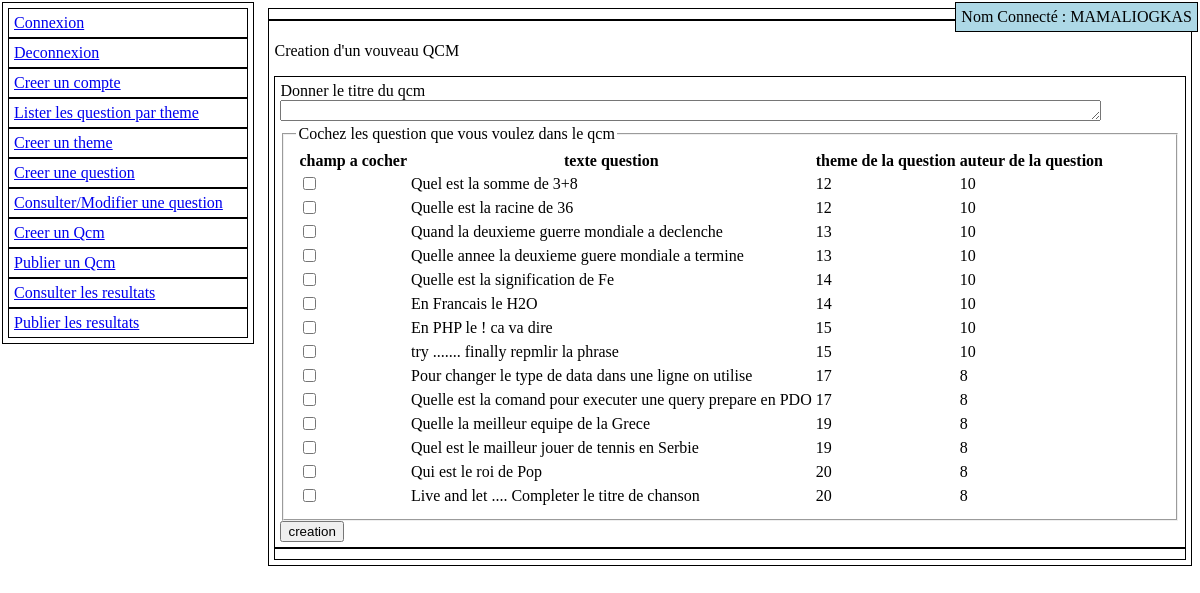
Page /index.php?action=creer_qcm (signed in) on the committed database.
### tables this page shows
CREATE TABLE IF NOT EXISTS `question` (
  `idQuestion` int(8) NOT NULL AUTO_INCREMENT,
  `auteur` int(8) NOT NULL,
  `theme` int(8) NOT NULL,
  `reponseCorrect` tinyint(1) DEFAULT NULL,
  `texteQuestion` varchar(100) DEFAULT NULL,
  PRIMARY KEY (`idQuestion`),
  KEY `FK_QuestionPersonne` (`auteur`),
  KEY `FK_QuestionTheme` (`theme`)
);

### code/dao/QuestionDAO.php (called while the page is built, shortened)
<?php
class QuestionDAO {
	function listeToutesQuestions() {
		global $DB_INFO;
		$db = $DB_INFO->creeConnexion();
		$st = $db->query("SELECT * FROM question");
		$resultat = array();
		while ($question = $st->fetchObject('\Code\Obj\Question')) {
			$question->idQuestion     = intval($question->idQuestion);
			$question->auteur         = intval($question->auteur);
			$question->theme          = intval($question->theme);
			$question->reponseCorrect = intval($question->reponseCorrect);
			$resultat[] = $question;
		}
		return $resultat;
	}
}
?>

### code/logique/QuestionLogique.php (called while the page is built, shortened)
<?php
class QuestionLogique {
	function listeToutesQuestions() {
		$dao = new \Code\Dao\QuestionDAO();
		return $dao->listeToutesQuestions();
	}
}
?>

### code/control/CreerQcmControle.php (called while the page is built, shortened)
<?php
class CreerQcmControle extends Controle {
	function executer() {
		global $vue;
		$logique = new \Code\Logique\QuestionLogique();
		$vue['listeQuestions'] = $logique->listeToutesQuestions();
		if ($this->testerProfesseurEtDiriger()) {
			if (!isset($_POST['designation'])) {
				$vue['designation'] = "";
			}
		}
	}
}
?>

### ui/creerQcmFormulaire.php (the view)
<p>Creation d'un vouveau QCM</p>
<form action="index.php?action=creer_qcm" method="POST">
	<div>
		<label for="designation">Donner le titre du qcm</label>
		<textarea id="designation" name="designation" cols="100" rows="1"></textarea>
		<fieldset>
			<legend>Cochez les question que vous voulez dans le qcm</legend>
			<table>
				<tr>
					<th>champ a cocher</th>
					<th>texte question</th>
					<th>theme de la question</th>
					<th>auteur de la question</th>
				</tr>
				<?php foreach ($vue['listeQuestions'] as $question) {
						$idQuestion = $question->idQuestion; ?>
				<tr>
					<td><input type="checkbox" id="<?php echo 'ques' . $idQuestion; ?>" name="questionsDansQcm[]" value="<?php echo $idQuestion; ?>" /></td>
					<td><value for="<?php echo 'ques' . $idQuestion; ?>"><?php echo $question->texteQuestion; ?></label></td>
					<td><?php echo $question->theme; ?></td>
					<td><?php echo $question->auteur; ?></td>
				</tr>
				<?php } ?>
			</table>
		</fieldset>
		<input type="submit" value="creation" />
	</div>
</form>

### styles/style.css (style rules this page uses)
div { border: solid 1px; padding: 5px; }

### rows in the picture
question: texteQuestion "Quel est la somme de 3+8", theme "12", auteur "10"
question: texteQuestion "Quelle est la racine de 36", theme "12", auteur "10"
question: texteQuestion "Quand la deuxieme guerre mondiale a declenche", theme "13", auteur "10"
question: texteQuestion "Quelle annee la deuxieme guere mondiale a termine", theme "13", auteur "10"
question: texteQuestion "Quelle est la signification de Fe", theme "14", auteur "10"
question: texteQuestion "En Francais le H2O", theme "14", auteur "10"
question: texteQuestion "En PHP le ! ca va dire", theme "15", auteur "10"
question: texteQuestion "try ....... finally repmlir la phrase", theme "15", auteur "10"
question: texteQuestion "Pour changer le type de data dans une ligne on utilise", theme "17", auteur "8"
question: texteQuestion "Quelle est la comand pour executer une query prepare en PDO", theme "17", auteur "8"
question: texteQuestion "Quelle la meilleur equipe de la Grece", theme "19", auteur "8"
question: texteQuestion "Quel est le mailleur jouer de tennis en Serbie", theme "19", auteur "8"
question: texteQuestion "Qui est le roi de Pop", theme "20", auteur "8"
question: texteQuestion "Live and let .... Completer le titre de chanson", theme "20", auteur "8"

### other values in the picture
$_SESSION['Personne']->nom "MAMALIOGKAS"
$this->label "Connexion"
$this->label "Deconnexion"
$this->label "Creer un compte"
$this->label "Lister les question par theme"
$this->label "Creer un theme"
$this->label "Creer une question"
$this->label "Consulter/Modifier une question"
$this->label "Creer un Qcm"
$this->label "Publier un Qcm"
$this->label "Consulter les resultats"
$this->label "Publier les resultats"
